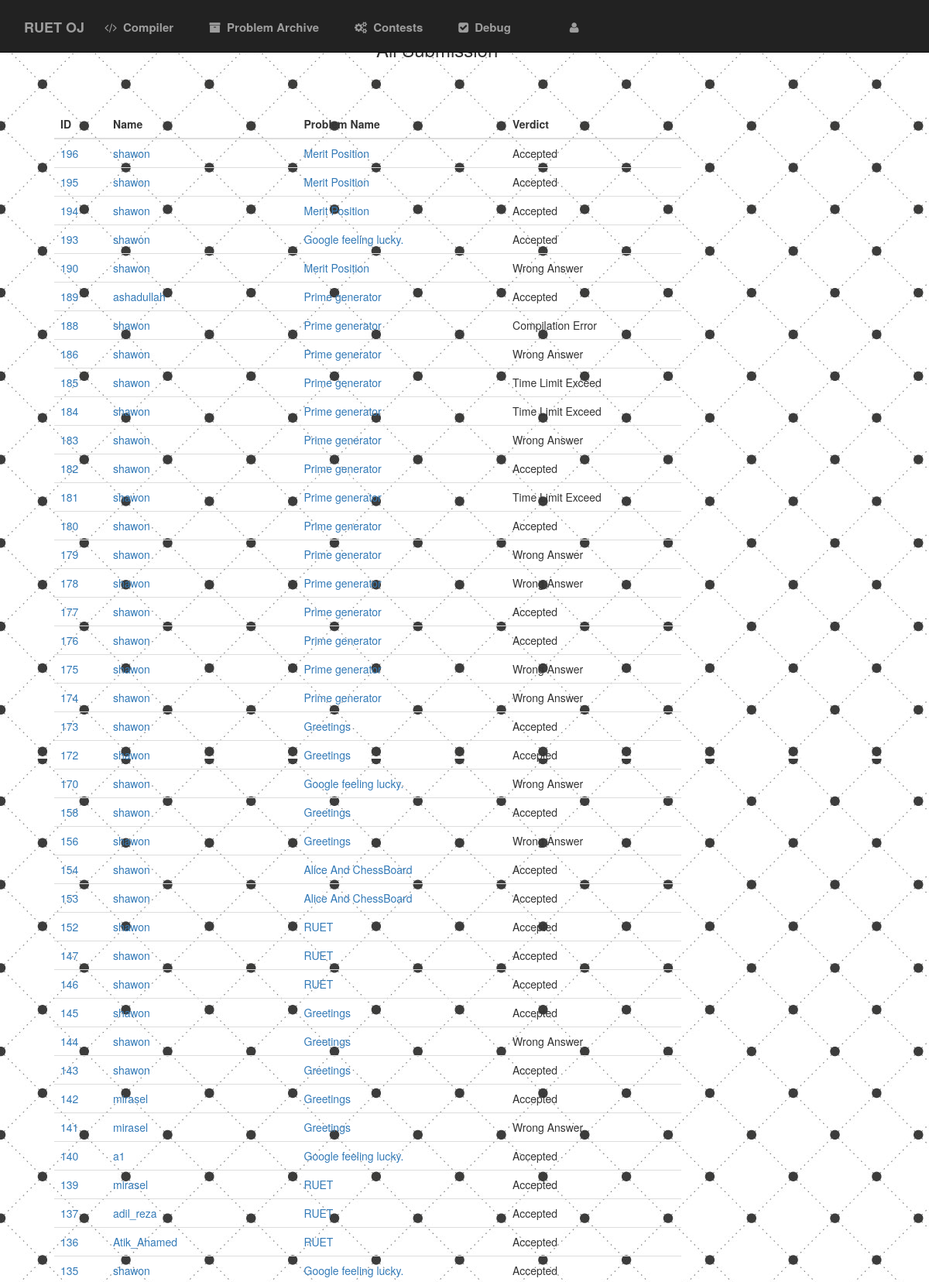
/submission.php (signed in, upper part), run on the app's committed database.
### tables this page shows
CREATE TABLE `submission` (
  `sid` int(11) NOT NULL,
  `sname` varchar(50) DEFAULT NULL,
  `verdict` varchar(50) DEFAULT NULL,
  `pbname` varchar(500) DEFAULT NULL
);

### submission.php (the view, shortened to what this page needs)
<?php
require_once("config.php");
if(isset($_SESSION['un']))
{
  $username=$_SESSION['un'];
}
?>
<!DOCTYPE html>
<html>
<head>
        <link rel="stylesheet" href="css/bootstrap.min.css">
        <link rel="stylesheet" href="css/font-awesome.min.css">
        <link rel="stylesheet" href="css/normalize.css">
        <link rel="stylesheet" href="css/main.css">
        <link rel="stylesheet" href="css/style.css">
</head>
<body>
<div class="main">
<div class="row">
<div class="col-sm-12">
<nav class="navbar navbar-inverse navbar-fixed-top nbar">
    <div class="navbar-header">
      <a class="navbar-brand lspace" href="home.php">RUET OJ</a>
    </div>
    <ul class="nav navbar-nav">
      <li class="space"><a href="#"><i class="fa fa-code ispace"></i>Compiler</a></li>
      <li class="space"><a href="archive.php"><i class="fa fa-archive ispace"></i>Problem Archive</a></li>
      <li class="space"><a href="#"><i class="fa fa-cogs ispace"></i>Contests</a></li>
      <li class="space"><a href="#"><i class="fa fa-check-square ispace"></i>Debug</a></li>
      <li class="lgspace space"><a href="profile.php?user=<?php echo("$username"); ?>"><i class="fa fa-user ispace"></i><?php echo("$username"); ?></a></li>
    </ul>
</nav>
</div>
</div>
<div class="row log">
<div class="col-sm-10">
<div class=""><h3 style="text-align:center;">All Submission</h3></div>
</div>
<div class="col-sm-1">
</div>
<div class="col-sm-1">
</div>
</div>
<div class="row cspace">
<div class="col-sm-9">
  <div class="table-responsive">
    <table class="table">
    <thead>
    <tr>
     <th>ID</th>
     <th>Name</th>
     <th>Problem Name</th>
     <th>Verdict</th>
    </tr>
    </thead>
    <tbody>
<?php
if(!isset($uo))
{
   $show="SELECT * FROM submission ORDER BY sid DESC";
   $sts=mysqli_query($con,$show);
while($row=mysqli_fetch_array($sts))
{
	echo "<tr><td><a href=\"showcode.php?id=$row[sid]&nm=$row[sname]\">$row[sid]</a></td><td><a href=\"profile.php?user=$row[sname]\">$row[sname]</a></td><td><a href=\"description.php?name=$row[pbname]\">$row[pbname]</a></td><td>$row[verdict]</td></tr>";
}
}
?>
</tbody>
</table>
</div>
</div>
<div class="col-sm-3">
</div>
</div>
</div>
</div><br><br><br>
</body>
</html>

### css/main.css (style rules this page uses)
html { color: #222; font-size: 1em; line-height: 1.4; }

### css/style.css (style rules this page uses)
body { background:url('background.jpg')repeat fixed 0 0 #fff; }
.navbar { margin-bottom: 0px; }
.space { padding-left:1px; padding-right: 15px; padding-bottom: 0px; margin-bottom: 0px; color:white; }
.lspace { padding-left: 100px; padding-right:150px; }
.nbar { min-height: 68px; padding-top:10px; color:white; font-size:15px; font-weight: bold; }
.ispace { padding-right:8px; font-size: 15px; }
.lgspace { margin-left:200px; }
.log { margin-left:100px; margin-top:30px; }
.cspace { margin-top: 50px; margin-left:50px; margin-right:20px; padding:5px; overflow: hidden; }
@media only screen and (max-width:1334px) and (min-width:1010px) { .lspace { margin-left:1px; padding-left: 30px; padding-right:10px; text-align: center; } }
@media only screen and (max-width:1334px) and (min-width:1010px) { .space { color:white; } }
@media only screen and (max-width:1334px) and (min-width:1010px) { .lgspace { margin-left:30px; } }

### data on the page
submission: sid "196", sname "shawon", pbname "Merit Position", verdict "Accepted"
submission: sid "195", sname "shawon", pbname "Merit Position", verdict "Accepted"
submission: sid "194", sname "shawon", pbname "Merit Position", verdict "Accepted"
submission: sid "193", sname "shawon", pbname "Google feeling lucky.", verdict "Accepted"
submission: sid "190", sname "shawon", pbname "Merit Position", verdict "Wrong Answer"
submission: sid "189", sname "ashadullah", pbname "Prime generator", verdict "Accepted"
submission: sid "188", sname "shawon", pbname "Prime generator", verdict "Compilation Error"
submission: sid "186", sname "shawon", pbname "Prime generator", verdict "Wrong Answer"
submission: sid "185", sname "shawon", pbname "Prime generator", verdict "Time Limit Exceed"
submission: sid "184", sname "shawon", pbname "Prime generator", verdict "Time Limit Exceed"
submission: sid "183", sname "shawon", pbname "Prime generator", verdict "Wrong Answer"
submission: sid "182", sname "shawon", pbname "Prime generator", verdict "Accepted"
submission: sid "181", sname "shawon", pbname "Prime generator", verdict "Time Limit Exceed"
submission: sid "180", sname "shawon", pbname "Prime generator", verdict "Accepted"
submission: sid "179", sname "shawon", pbname "Prime generator", verdict "Wrong Answer"
submission: sid "178", sname "shawon", pbname "Prime generator", verdict "Wrong Answer"
submission: sid "177", sname "shawon", pbname "Prime generator", verdict "Accepted"
submission: sid "176", sname "shawon", pbname "Prime generator", verdict "Accepted"
submission: sid "175", sname "shawon", pbname "Prime generator", verdict "Wrong Answer"
submission: sid "174", sname "shawon", pbname "Prime generator", verdict "Wrong Answer"
submission: sid "173", sname "shawon", pbname "Greetings", verdict "Accepted"
submission: sid "172", sname "shawon", pbname "Greetings", verdict "Accepted"
submission: sid "170", sname "shawon", pbname "Google feeling lucky.", verdict "Wrong Answer"
submission: sid "158", sname "shawon", pbname "Greetings", verdict "Accepted"
submission: sid "156", sname "shawon", pbname "Greetings", verdict "Wrong Answer"
submission: sid "154", sname "shawon", pbname "Alice And ChessBoard", verdict "Accepted"
submission: sid "153", sname "shawon", pbname "Alice And ChessBoard", verdict "Accepted"
submission: sid "152", sname "shawon", pbname "RUET", verdict "Accepted"
submission: sid "147", sname "shawon", pbname "RUET", verdict "Accepted"
submission: sid "146", sname "shawon", pbname "RUET", verdict "Accepted"
submission: sid "145", sname "shawon", pbname "Greetings", verdict "Accepted"
submission: sid "144", sname "shawon", pbname "Greetings", verdict "Wrong Answer"
submission: sid "143", sname "shawon", pbname "Greetings", verdict "Accepted"
submission: sid "142", sname "mirasel", pbname "Greetings", verdict "Accepted"
submission: sid "141", sname "mirasel", pbname "Greetings", verdict "Wrong Answer"
submission: sid "140", sname "a1", pbname "Google feeling lucky.", verdict "Accepted"
submission: sid "139", sname "mirasel", pbname "RUET", verdict "Accepted"
submission: sid "137", sname "adil_reza", pbname "RUET", verdict "Accepted"
submission: sid "136", sname "Atik_Ahamed", pbname "RUET", verdict "Accepted"
submission: sid "135", sname "shawon", pbname "Google feeling lucky.", verdict "Accepted"
